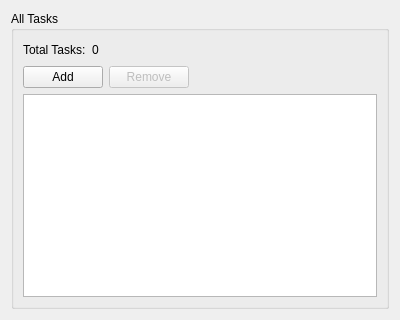
<?xml version="1.0" encoding="UTF-8"?>
<ui version="4.0">
 <class>UiTaskInfoWidget</class>
 <widget class="QWidget" name="UiTaskInfoWidget">
  <property name="geometry">
   <rect>
    <x>0</x>
    <y>0</y>
    <width>400</width>
    <height>320</height>
   </rect>
  </property>
  <property name="windowTitle">
   <string>Form</string>
  </property>
  <layout class="QVBoxLayout" name="verticalLayout_2">
   <item>
    <widget class="QGroupBox" name="groupBox">
     <property name="title">
      <string>All Tasks</string>
     </property>
     <layout class="QVBoxLayout" name="verticalLayout">
      <item>
       <layout class="QHBoxLayout" name="horizontalLayout_2">
        <item>
         <widget class="QLabel" name="label_2">
          <property name="text">
           <string>Total Tasks:</string>
          </property>
         </widget>
        </item>
        <item>
         <widget class="QLabel" name="label">
          <property name="text">
           <string>0</string>
          </property>
         </widget>
        </item>
        <item>
         <spacer name="horizontalSpacer_2">
          <property name="orientation">
           <enum>Qt::Horizontal</enum>
          </property>
          <property name="sizeHint" stdset="0">
           <size>
            <width>40</width>
            <height>20</height>
           </size>
          </property>
         </spacer>
        </item>
       </layout>
      </item>
      <item>
       <layout class="QHBoxLayout" name="horizontalLayout">
        <item>
         <widget class="QPushButton" name="addButton">
          <property name="text">
           <string>Add</string>
          </property>
         </widget>
        </item>
        <item>
         <widget class="QPushButton" name="pushButton_2">
          <property name="enabled">
           <bool>false</bool>
          </property>
          <property name="text">
           <string>Remove</string>
          </property>
          <property name="flat">
           <bool>false</bool>
          </property>
         </widget>
        </item>
        <item>
         <spacer name="horizontalSpacer">
          <property name="orientation">
           <enum>Qt::Horizontal</enum>
          </property>
          <property name="sizeHint" stdset="0">
           <size>
            <width>40</width>
            <height>20</height>
           </size>
          </property>
         </spacer>
        </item>
       </layout>
      </item>
      <item>
       <widget class="QTableWidget" name="tasksTable">
        <property name="selectionMode">
         <enum>QAbstractItemView::SingleSelection</enum>
        </property>
        <property name="selectionBehavior">
         <enum>QAbstractItemView::SelectRows</enum>
        </property>
       </widget>
      </item>
     </layout>
    </widget>
   </item>
  </layout>
 </widget>
 <resources/>
 <connections/>
</ui>
